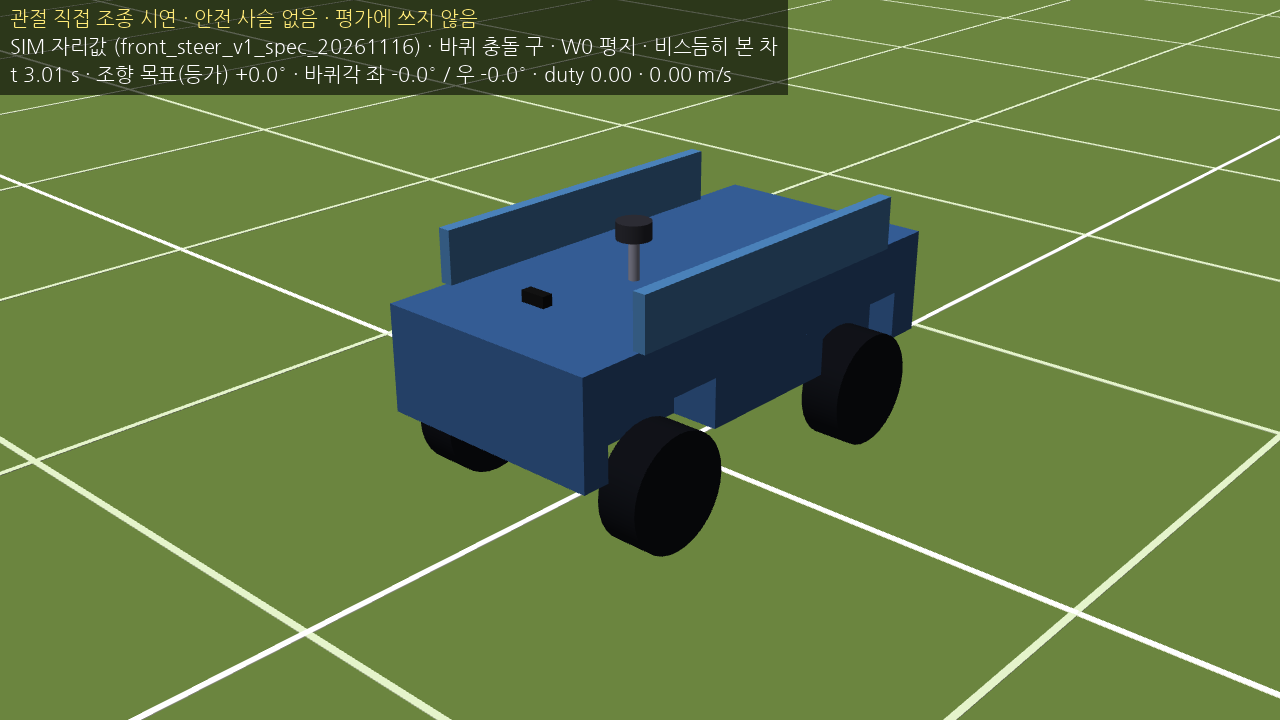
#> input picture docs/assets/rover/rover_oblique.png, 1280 x 720 px
$ python -i make_assets.py   (imports and definitions only)
#> lines starting #> are read from the running program, lines starting #| are printed output that depends on the picture
#!/usr/bin/env python3
"""Make the documentation assets of docs/assets/ from their sources and keep the manifest docs/assets/ASSETS.json
(rules: docs/DOCS_POLICY_KO.md; check: tools/steer_sim/check_assets.py).

  python -B tools/steer_sim/make_assets.py --list
  python -B tools/steer_sim/make_assets.py --runs-root <runs folder> [--only NAME ...]
  python -B tools/steer_sim/make_assets.py --mark-checked NAME [NAME ...] --note "<what was looked at>"

Sources are capture files outside the repository: the 'runs' folder of the steering SIM work (Gazebo stills of
steering.gz_views, camera frames of tools/steer_sim/capture_media.py, plots of a /scan message), given with
--runs-root or the environment variable UBTS_STEER_RUNS. The manifest names them relative to that folder
('<runs>/...'), never with a local absolute path. Needs Pillow; the animation also needs ffmpeg on PATH and, for its
caption band, a Korean font (Malgun Gothic on Windows, Noto Sans CJK on Linux; --font picks another).

Each recipe re-encodes its source without metadata (no text, EXIF or comment blocks), so the same source and the
same tool versions (recorded in the manifest) give the same bytes. A regenerated file whose bytes changed loses its
visual check: look at it and run --mark-checked again (check_assets.py refuses an asset whose visual check names
other bytes). Everything shown is a placeholder-based SIM result (자리값 기반 SIM 결과), never field performance.
"""
from __future__ import annotations

import argparse
import datetime as _dt
import hashlib
import json
import os
import shutil
import subprocess
import sys
import tempfile
from pathlib import Path

ROOT = Path(__file__).resolve().parents[2]
MANIFEST_REL = 'docs/assets/ASSETS.json'
SCHEMA = 'ubts.sim_repo.assets.v1'
SIM_TAG = '[SIM · 자리값]'
GZ_VIEWS = ('steering.gz_views (Gazebo 정지 장면, 이미지 ubts-steer-sim:wf4c, 프로필 front_steer_v0_1_placeholder, '
            '2026-11-13, 그림 위 띠는 gz_views가 넣은 조건 표시)')
W0 = 'gsim_final_20261113/media/gz_views/views_w0/run/stills/'
# The rover model pictures follow the measured profile since 2026-11-16 (decision R91): gz_views --profile, image wf12.
GZ_VIEWS_V1 = ('steering.gz_views --profile steering/profiles/front_steer_v1_spec_20261116.yaml (Gazebo 정지 장면, 이미지 '
               'ubts-steer-sim:wf12, 프로필 front_steer_v1_spec_20261116, 2026-11-16, 그림 위 띠는 gz_views가 넣은 조건 '
               '표시). 2026-11-13 판(프로필 v0.1, wf4c)은 이 파일의 git 이력에 있다')
W0_V1 = 'sim_stack_realdims_20261116/media/gz_views/views_w0/run/stills/'
UI_V1 = 'sim_stack_realdims_20261116/shots/'
W1 = 'gsim_final_20261113/media/gz_views/views_w1/run/stills/'
FINAL_N3 = 'gsim_final_20261113/sessions/s2a_nominal_3/media/cam_follow/frames'
FINAL_UI = 'gsim_final_20261113/sessions/s2b_ui2/browser/'
FINAL3_N3 = 'gsim_final_20261113/sessions/s3a_nominal_3/media/cam_follow/frames'
FINAL3_UI = 'gsim_final_20261113/sessions/s3b_ui2/browser/'
FINAL4_F3 = 'gsim_final_20261113/sessions/s4f_simauto/media/cam_run3/frames'
MEDIA = 'gsim_media_20261114/frames/'
STAGE8_CAM = 'gsim_stage8_20261114/sessions/cam_run_1/media/cam/frames'
TOP_VIEW = ('tools/steer_sim/gsim_media.py frames %s (위에서 본 그림, matplotlib; 프레임마다 조건 띠와 상태 줄을 그린다) '
            '<- %s. 참값 경로·조향각은 평가용 그림에만 쓴다')

# The vehicle camera (640x360) sees the top of the rover body in its bottom 58 rows (rows 302..359, the same in
# every G-SIM camera session of 11/12 ~ 11/14). In a README or Notion clip that blue band reads as a cut-off
# frame, so the camera recipes cut it before resizing: crop_bottom is a fraction of the source height.
CAMERA_BODY_CROP = 58 / 360

RECIPES = [
    dict(name='rover_oblique', out='docs/assets/rover/rover_oblique.png', op='png',
         source=W0_V1 + 'straight_model_oblique.png', made_by=GZ_VIEWS_V1,
         caption='Gazebo 조향 차량 모델(프로필 front_steer_v1_spec_20261116)을 비스듬히 본 모습. 바퀴 위치·크기, 조향 한계, '
                 'LiDAR 장착(기둥 위 원통)은 2026-11-16 측정값, 차체 상자·카메라(앞 검은 상자)·질량은 자리값'),
    dict(name='rover_side', out='docs/assets/rover/rover_side.png', op='png', source=W0_V1 + 'straight_model_side.png',
         made_by=GZ_VIEWS_V1,
         caption='옆에서 본 모델. 휠베이스 0.657 m, 바퀴 지름 0.26 m(측정 2026-11-16). 차체 상자(발자국 1.22 m)는 자리값이라 '
                 '바퀴보다 앞뒤로 길다'),
    dict(name='rover_top', out='docs/assets/rover/rover_top.png', op='png', source=W0_V1 + 'straight_model_top.png',
         made_by=GZ_VIEWS_V1,
         caption='위에서 본 모델(오른쪽이 앞). 윤거 0.527 m(측정). LiDAR(원)는 앞차축 0.21 m 뒤 좌우 가운데(측정), '
                 '카메라(검은 상자)의 위치는 자리값'),
    dict(name='rover_front_straight', out='docs/assets/rover/rover_front_straight.png', op='png',
         source=W0_V1 + 'straight_model_front.png', made_by=GZ_VIEWS_V1,
         caption='앞에서 본 모델, 조향 0°. 바퀴 두께 0.095 m, 바퀴 바깥 폭 0.622 m(측정)'),
    dict(name='rover_front_left15', out='docs/assets/rover/rover_front_left15.png', op='png',
         source=W0_V1 + 'left15_model_front.png', made_by=GZ_VIEWS_V1,
         caption='앞에서 본 모델, 조향 목표(등가각) +15°(왼쪽). 바퀴각 좌 +15.7° / 우 +14.4°(Ackermann 비율은 자리값). '
                 '바퀴 조향 한계 20°(측정), SIM 소프트 한계 16.1°'),
    dict(name='orchard_oblique', out='docs/assets/world/orchard_oblique.jpg', op='jpeg', quality=85,
         source=W1 + 'straight_orchard_oblique.png', made_by=GZ_VIEWS,
         caption='W1 원본 과수원 월드(원본 프로젝트의 생성기)를 비스듬히 본 전경. 오른쪽 아래 파란 차가 출발점에 있다'),
    dict(name='orchard_top', out='docs/assets/world/orchard_top.jpg', op='jpeg', quality=85,
         source=W1 + 'straight_orchard_high.png', made_by=GZ_VIEWS,
         caption='W1 원본 과수원을 위에서 본 전경. 나무 열 6개 가운데 아래쪽 4개가 보인다(열 간격 3.8 m, 나무 간격 1.2 m, '
                 '열 길이 30 m, 생성기 설정값). 왼쪽 길의 파란 점이 차'),
    dict(name='orchard_lane_start', out='docs/assets/world/orchard_lane_start.jpg', op='jpeg', quality=85,
         source=W1 + 'straight_orchard_lane.png', made_by=GZ_VIEWS,
         caption='열 사이 통로 출발점을 차 뒤에서 본 모습. 두 나무 열, 콘크리트 기둥과 철선'),
    dict(name='camera_row_follow', crop_bottom=CAMERA_BODY_CROP, out='docs/assets/sensors/camera_row_follow.jpg', op='jpeg', quality=88,
         source='gsim_final_20261113/media/rover_camera_row_follow.png',
         made_by='tools/steer_sim/capture_media.py camera → still (G-SIM 스택, 장면 w1_force, 이미지 wf4c, 세션 media_w1b, '
                 '2026-11-13)',
         caption='통로 안에서 받은 차량 카메라 한 장(640×360 Gazebo 렌더에서 아래 차체 띠 58줄을 잘라 640×302). 카메라는 표시·기록용이고 위치 추정에 쓰지 않는다'),
    dict(name='lidar_scan_in_row', out='docs/assets/sensors/lidar_scan_in_row.png', op='png',
         source='gsim_final_20261113/media/lidar_scan_w1_in_row.png',
         made_by='G-SIM 스택(w1_force, 이미지 wf4c, 세션 media_w1b)의 /scan 한 장을 차 기준 좌표로 그린 것(matplotlib)',
         caption='통로 안에서 받은 LiDAR /scan 한 장(S2 형식 3240빔, 차 기준 좌표). 빨간 사각형이 차 외곽 1.22 × 0.70 m'),
    dict(name='lidar_scan_start', out='docs/assets/sensors/lidar_scan_start.png', op='png',
         source='gsim_final_20261113/media/lidar_scan_w1_start.png',
         made_by='G-SIM 스택(w1_force, 이미지 wf4c, 세션 media_w1)의 /scan 한 장을 차 기준 좌표로 그린 것(matplotlib)',
         caption='출발점(통로 앞)에서 받은 LiDAR /scan 한 장. 앞쪽 3 m부터 두 줄의 줄기가 보인다'),
    dict(name='row_follow_camera_10x', crop_bottom=CAMERA_BODY_CROP, out='docs/assets/video/row_follow_camera_10x.gif', op='gif',
         source='steer_gsim_follow_20261112/sessions/it1_nominal_3/media/cam_follow/frames',
         frames=(290, 3251, 30), frame_s=0.1, width=480, colors=64,
         label='G-SIM 열 추종 · W1 과수원 · 자리값 프로필 · 10배속',
         made_by='G-SIM 열 추종 확인 반복 1의 run nominal_3(row_end로 끝남, STEER_FOLLOW_GSIM_RESULT_KO.md)을 '
                 'tools/steer_sim/capture_media.py camera로 받은 프레임(29.9 fps). 출발부터 열 끝 정지까지 1 s마다 한 장',
         caption='열 추종 제어기가 G-SIM 과수원(W1) 통로 하나를 처음부터 열 끝까지 달리는 차량 카메라 화면(약 99 s를 10배속, '
                 '480 폭). 실행기 컨테이너가 /scan과 raw IMU만 보고 조향과 구동을 정한다'),
    dict(name='row_follow_wf5_camera_10x', crop_bottom=CAMERA_BODY_CROP, out='docs/assets/video/row_follow_wf5_camera_10x.mp4', op='mp4',
         source=FINAL_N3, frames=(300, 3420, 15), frame_s=0.05, width=480, crf=32,
         label='G-SIM 최종 이미지 wf5 · W1 과수원 · 한 번 눌러 시작 · 10배속',
         made_by='최종 이미지 확인(STEER_FOLLOW_GSIM_FINAL_KO.md) run nominal_3(row_end, e +0.429 m)을 '
                 'tools/steer_sim/capture_media.py camera로 받은 프레임(29.6 fps). 출발 직전부터 열 끝 정지 뒤 5 s까지 0.5 s마다 한 장',
         caption='최종 이미지 wf5로 G-SIM 과수원(W1) 통로 하나를 열 끝까지 달린 차량 카메라 화면(약 104 s를 10배속, 480 폭, '
                 '저화질 H.264). 실행기가 한 번 눌러 시작으로 출발했다'),
    dict(name='row_end_stop_wf5_3x', crop_bottom=CAMERA_BODY_CROP, out='docs/assets/video/row_end_stop_wf5_3x.gif', op='gif',
         source=FINAL_N3, frames=(2550, 3420, 9), frame_s=0.1, width=360, colors=64,
         label='열 끝 다가가기와 정지 · wf5 · 3배속',
         made_by='같은 run nominal_3의 마지막 약 29 s(열 끝 정지 뒤 약 5 s 포함), 0.3 s마다 한 장',
         caption='열 끝에 다가가 서는 차량 카메라 화면(약 29 s를 3배속, 360 폭). 마지막 줄기를 지나 열 끝에서 섰다(e +0.429 m)'),
    dict(name='sim_dashboard_lidar_view', out='docs/assets/dashboard/sim_dashboard_lidar_view.png', op='png',
         source=FINAL_UI + 'drive_lidar_view.png',
         made_by='SIM 대시보드(대시보드 저장소 90094fd 사본 + SIM 확장, 이미지 wf5)를 Chrome(playwright)으로 연 화면, '
                 '세션 s2b_ui2(B 시도 2, 2026-11-13)',
         caption='SIM 대시보드 주행 화면의 LiDAR 보기. 앞쪽에 두 나무 열이 점으로 보인다(Gazebo /scan, 720점 표시). 오른쪽은 '
                 '수동 조향 칸'),
    dict(name='sim_dashboard_autonomy_running', out='docs/assets/dashboard/sim_dashboard_autonomy_running.png', op='png',
         source=FINAL_UI + 'auto_running.png',
         made_by='같은 세션, 자율 칸에서 준비 -> 자율 주행 시작을 한 번 누른 뒤',
         caption='SIM 대시보드의 자율 칸이 "주행 중"을 보이는 화면(한 번 눌러 시작). 화면을 열어 둔 동안 하트비트를 보낸다'),
    dict(name='row_follow_wf6_camera_10x', crop_bottom=CAMERA_BODY_CROP, out='docs/assets/video/row_follow_wf6_camera_10x.mp4', op='mp4',
         source=FINAL3_N3, frames=(130, 3700, 15), frame_s=0.05, width=480, crf=32,
         label='G-SIM 최종 확인 3단계 · wf6 · SIM 시계 · 한 번 눌러 시작 · 10배속',
         made_by='최종 확인 3단계(STEER_FOLLOW_GSIM_FINAL_KO.md 3단계 절) run nominal_3(SIM 시계, row_end, e +0.433 m)을 '
                 'tools/steer_sim/capture_media.py camera로 받은 프레임(29.4 fps). 출발 직전부터 열 끝 정지 뒤까지 0.5 s마다 한 장',
         caption='이미지 wf6, SIM 시계 모드로 G-SIM 과수원(W1) 통로 하나를 열 끝까지 달린 차량 카메라 화면(약 119 s를 10배속, '
                 '480 폭, 저화질 H.264)'),
    dict(name='row_end_stop_wf6_3x', crop_bottom=CAMERA_BODY_CROP, out='docs/assets/video/row_end_stop_wf6_3x.gif', op='gif',
         source=FINAL3_N3, frames=(2700, 3600, 9), frame_s=0.1, width=360, colors=64,
         label='열 끝 다가가기와 정지 · wf6 · 3배속',
         made_by='같은 run nominal_3의 마지막 약 30 s(열 끝 정지 뒤 포함), 0.3 s마다 한 장',
         caption='열 끝에 다가가 서는 차량 카메라 화면(wf6, 약 30 s를 3배속, 360 폭). 마지막 줄기를 지나 열 끝에서 섰다(e +0.433 m)'),
    dict(name='sim_dashboard_steer_drag', out='docs/assets/dashboard/sim_dashboard_steer_drag.png', op='png',
         source=UI_V1 + 'ui3/steer_panel_moving_drag.png',
         made_by='SIM 대시보드(대시보드 저장소 feb4600 사본 + SIM 확장, 이미지 wf12, 측정 치수 프로필, SIM 시계)의 Rover Control '
                 '조향 패널을 Chrome(playwright)으로 찍은 것. 조종 활성화 뒤 W 를 누른 채 막대를 왼쪽으로 끌고 있는 순간(2026-11-16, '
                 '판정 아님)',
         caption='SIM 대시보드의 조향 패널: 끌어서 조향 각(막대). 전진 W 를 누른 채 왼쪽 6.5°로 끈 순간(목표 6.5° / 측정 6.7°). '
                 '놓으면 0°로 돌아온다(SIM 의 V3 브리지에서는 A/D 와 같은 램프, 서 있을 때는 한 번에 5°까지). 좌우 한계 16.1°는 '
                 '측정 치수 프로필의 소프트 한계'),
    dict(name='sim_dashboard_live_map', out='docs/assets/dashboard/sim_dashboard_live_map.png', op='png',
         source=FINAL3_UI + 'live_map.png',
         made_by='SIM 대시보드(대시보드 저장소 a92cfec 사본 + SIM 확장, 이미지 wf6, SIM 시계)의 지도 화면을 Chrome(playwright)으로 '
                 '연 것, 세션 s3b_ui2(3단계 B 시도 2), 그리기 시작 뒤 20 s',
         caption='SIM 대시보드 지도 화면에 실시간 격자가 쌓인 모습(대시보드 자신의 지도, SIM LiDAR 원본 스캔과 IMU 자세로 만든다)'),
    dict(name='row_follow_wf7_user_10x', crop_bottom=CAMERA_BODY_CROP, out='docs/assets/video/row_follow_wf7_user_10x.gif', op='gif', role='readme_hero',
         source=FINAL4_F3, frames=(30, 2991, 30), frame_s=0.1, width=480, colors=64,
         label='G-SIM · 사용자 로컬 명령 그대로 · 이미지 wf7 · SIM 시계 · 10배속',
         made_by='최종 확인 4단계 F(STEER_FOLLOW_GSIM_FINAL_KO.md 13절) run 3(사용자 명령 sim_stack.py start --no-browser 뒤 '
                 'sim_auto.py start, ROW_END 33.3 m)을 tools/steer_sim/capture_media.py camera로 받은 프레임(29.98 fps). '
                 '출발 직전부터 열 끝 정지 뒤까지 1 s마다 한 장(reset 앞에서 끊음)',
         caption='사용자 로컬 명령 그대로(sim_stack.py start, sim_auto.py start), 이미지 wf7, SIM 시계로 G-SIM 과수원(W1) 통로 '
                 '하나를 열 끝까지 달린 차량 카메라 화면(약 99 s를 10배속, 480 폭). 실행기가 /scan과 raw IMU만 보고 조향과 '
                 '구동을 정하고 열 끝에서 섰다'),
    dict(name='row_follow_wf7_user_camera_10x', crop_bottom=CAMERA_BODY_CROP, out='docs/assets/video/row_follow_wf7_user_camera_10x.mp4', op='mp4',
         source=FINAL4_F3, frames=(30, 2991, 15), frame_s=0.05, width=480, crf=32,
         label='G-SIM · 사용자 로컬 명령 그대로 · 이미지 wf7 · SIM 시계 · 10배속',
         made_by='같은 F run 3의 프레임, 출발 직전부터 열 끝 정지 뒤까지 0.5 s마다 한 장',
         caption='같은 run(사용자 로컬 명령, wf7, SIM 시계)의 차량 카메라를 480 폭 저화질 H.264로 줄인 것(약 99 s를 10배속)'),
    dict(name='row_follow_wf10_top_10x', out='docs/assets/video/row_follow_wf10_top_10x.gif', op='gif', ext='png',
         label=None, source=MEDIA + 'row_follow_wf10_top_10x', frames=(0, 110, 1), frame_s=0.1, width=480, colors=64,
         made_by=TOP_VIEW % ('row_follow_wf10_top_10x', '최종 확인 7단계 A 등록 run nominal_3(이미지 wf10, SIM 시계, '
                             'row_end, e +0.454 m)의 GSIM_FOLLOW_TRACE.json, 기록 처음(출발 1.2 s 전)부터 정지 3 s 뒤까지 '
                             'SIM 1 s 마다 한 장'),
         caption='이미지 wf10 으로 W1 과수원 통로 하나를 한 번 눌러 시작해 열 끝까지 달린 것을 위에서 본 그림(약 109 s 를 10배속, '
                 '480 폭). 위는 열 전체, 아래는 차를 따라가는 10 m 창(가로세로 같은 비율)'),
    dict(name='recover_side040_wf10_top_10x', out='docs/assets/video/recover_side040_wf10_top_10x.gif', op='gif',
         ext='png', label=None, source=MEDIA + 'recover_side040_wf10_top_10x', frames=(0, 104, 1), frame_s=0.1, width=480,
         colors=64,
         made_by=TOP_VIEW % ('recover_side040_wf10_top_10x', '최종 확인 7단계 A 등록 run lateral_p040(이미지 wf10, SIM 시계, '
                             '중심선 왼쪽 0.40 m 에 놓고 출발, row_end)의 GSIM_FOLLOW_TRACE.json, SIM 1 s 마다 한 장'),
         caption='중심선에서 옆으로 0.40 m 떨어진 자리에서 출발해 중심선으로 돌아오는 차를 위에서 본 그림(이미지 wf10, 약 103 s 를 '
                 '10배속). 외력을 건 것이 아니라 등록된 출발 어긋남이다'),
    dict(name='row_end_stop_wf10_top_3x', out='docs/assets/video/row_end_stop_wf10_top_3x.gif', op='gif', ext='png',
         label=None, source=MEDIA + 'row_end_stop_wf10_top_3x', frames=(0, 112, 1), frame_s=0.1, width=480, colors=64,
         made_by=TOP_VIEW % ('row_end_stop_wf10_top_3x', '같은 run nominal_3, 열 끝 선 8 m 앞부터 정지 4 s 뒤까지 SIM 0.3 s '
                             '마다 한 장'),
         caption='열 끝에 다가가 서는 차를 가까이 위에서 본 그림(이미지 wf10, 약 33 s 를 3배속). 빨간 선이 마지막 줄기 선, 앞 범퍼가 '
                 '그 선을 0.45 m 지나 섰다(등록 한도 ±1.0 m)'),
    dict(name='gnss_dropout_fsim_top_10x', out='docs/assets/video/gnss_dropout_fsim_top_10x.gif', op='gif', ext='png',
         label=None, source=MEDIA + 'gnss_dropout_fsim_top_10x', frames=(0, 69, 1), frame_s=0.1, width=480, colors=64,
         made_by=TOP_VIEW % ('gnss_dropout_fsim_top_10x', '빠른 SIM(F-SIM) perception_compare --variants off gnss_log '
                             '--only gnss_dropout_60s --gnss-seeds 0 의 run follow_gnss_dropout_60s_s0__gnss_log '
                             '(TRACE.npz, EXECUTOR.jsonl), SIM 1 s 마다 한 장'),
         caption='빠른 SIM(F-SIM, W0 평지 기둥 두 줄)에서 가상 GNSS 를 10~70 s 동안 끊은 run 을 위에서 본 그림(약 68 s 를 10배속). '
                 'GNSS 층은 기본 꺼짐이고 이 run 은 기록만(log_only) 해서 조향 입력이 아니다. 차는 LiDAR·IMU 로 열 끝까지 갔다'),
    dict(name='row_follow_wf10_user_camera_10x', crop_bottom=CAMERA_BODY_CROP, out='docs/assets/video/row_follow_wf10_user_camera_10x.gif', op='gif',
         source=STAGE8_CAM, frames=(180, 3720, 60), frame_s=0.2, width=480, colors=64,
         label='G-SIM · 사용자 로컬 명령 그대로 · 이미지 wf10 · SIM 시계 · 10배속',
         made_by='사용자 SIM 스택(ubts-steer, 이미지 wf10, SIM 시계, 장면 w1_force)에서 사용자 로컬 명령 그대로(sim_auto.py reset, '
                 'start, reset) 한 열을 달린 매체용 run(판정 아님, 2026-11-14, ROW_END 33.5 m)을 tools/steer_sim/capture_media.py '
                 'camera로 받은 프레임(29.44 fps). 출발 직전부터 열 끝 정지 뒤 약 4 s까지 약 2 s마다 한 장, 초당 5장으로 재생',
         caption='사용자 로컬 명령 그대로(sim_auto.py start), 이미지 wf10, SIM 시계로 G-SIM 과수원(W1) 통로 하나를 열 끝까지 달린 '
                 '차량 카메라 화면(약 118 s를 10배속, 480×270, 초당 5장). 실행기가 /scan과 raw IMU만 보고 조향과 구동을 정하고 '
                 '열 끝에서 섰다'),
]


# [25 lines left out: functions sha256_file, runs_root, find_font, not called in this run]


def save_png(image, out: Path, width=None):
    from PIL import Image
    if width and image.width > width:
        image = image.resize((width, round(image.height * width / image.width)), Image.LANCZOS)
    if image.mode not in ('RGB', 'RGBA', 'L', 'P'):
        image = image.convert('RGB')
    if image.mode == 'RGBA' and image.getextrema()[3] == (255, 255):
        image = image.convert('RGB')
    out.parent.mkdir(parents=True, exist_ok=True)
    image.save(out, format='PNG', optimize=True)      # no pnginfo: no text chunks


# [219 lines left out: functions crop_bottom, save_jpeg, _frames, make_gif, make_mp4, tool_versions and 6 more, not called in this run]


# [2 lines not run here, left out]

>>> import cv2
>>> picture = cv2.imread('../../docs/assets/rover/rover_oblique.png', cv2.IMREAD_GRAYSCALE)
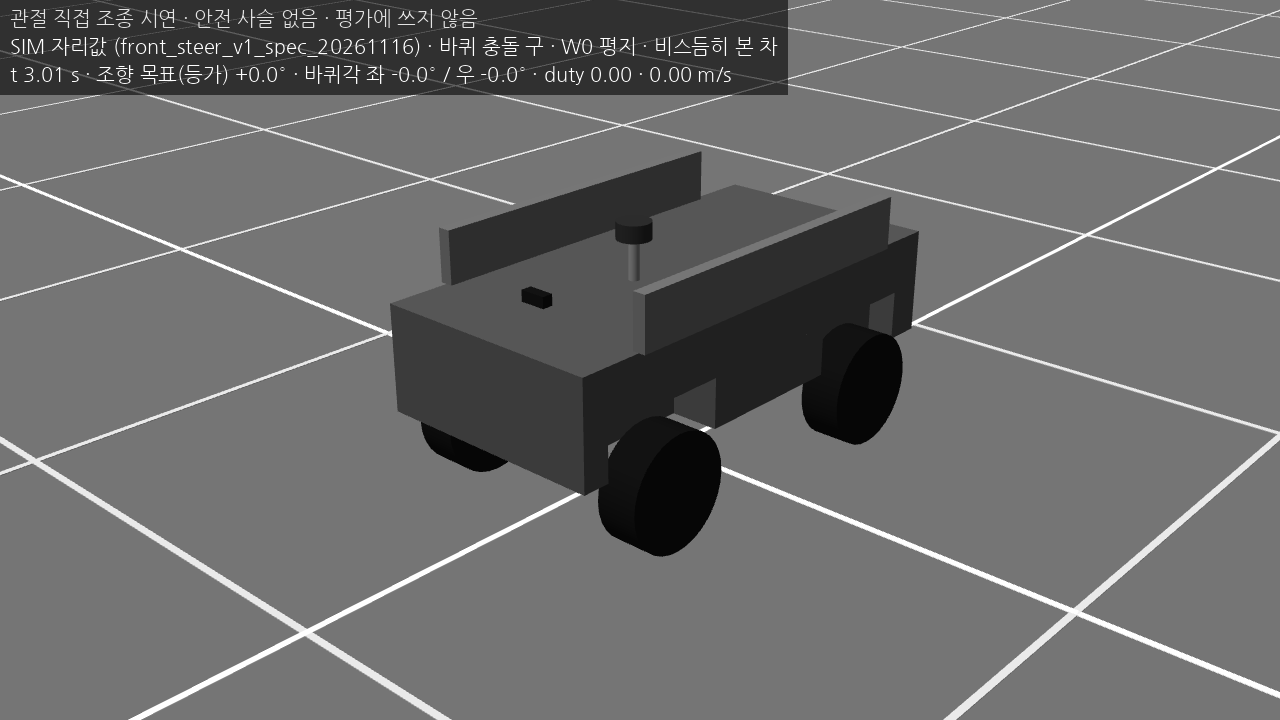
#> picture: shape (720, 1280); min 6, max 255, mean 106
>>> result = save_png(picture, 'out.png')
#> (the run stopped early here; a loop or call above may not have finished)
